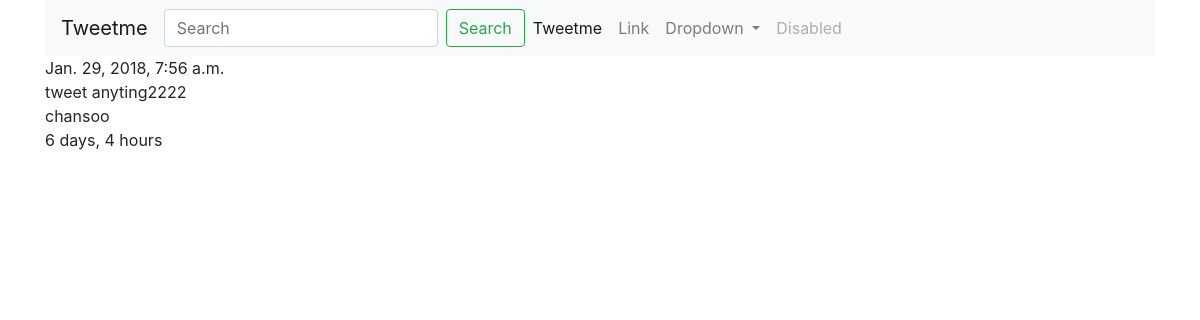
The app's page /tweets/8/, older data.
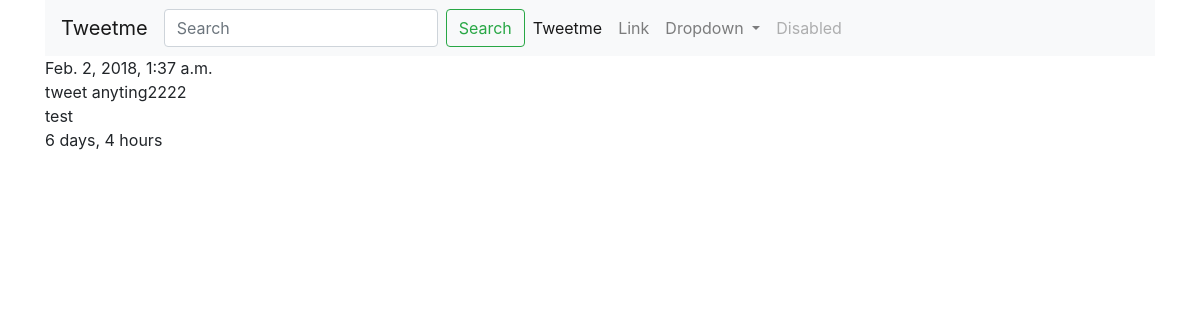
The same page, newer data.
### tweets/models.py (models this page shows, shortened)
class Tweet(models.Model):
    user        = models.ForeignKey(settings.AUTH_USER_MODEL, default=1)
    content     = models.CharField(max_length=140, default="tweet anyting", validators=[validate_content])
    updated_at  = models.DateTimeField(auto_now=True)
    timestamp   = models.DateTimeField(auto_now_add=True)

### tweets/views.py (the view)
# urls.py: url(r'^(?P<pk>\d+)/$', TweetDetailView.as_view(), name='detail'),
class TweetDetailView(DetailView):
    queryset = Tweet.objects.all()

### tweets/templates/tweets/tweet_detail.html (shortened to what this page needs)
{% extends "base.html" %}
{% block content %}
    {{ object.updated_at }}<br>
    {{ object.content }}<br>
    {{ object.user }}<br>
    {{ object.timestamp|timesince }}
{% endblock content %}

Row changes from the older to the newer data that the page shows:
changed Tweet "tweet anyting2222": updated_at "Jan. 29, 2018, 7:56 a.m." → "Feb. 2, 2018, 1:37 a.m."; user "chansoo" → "test"
